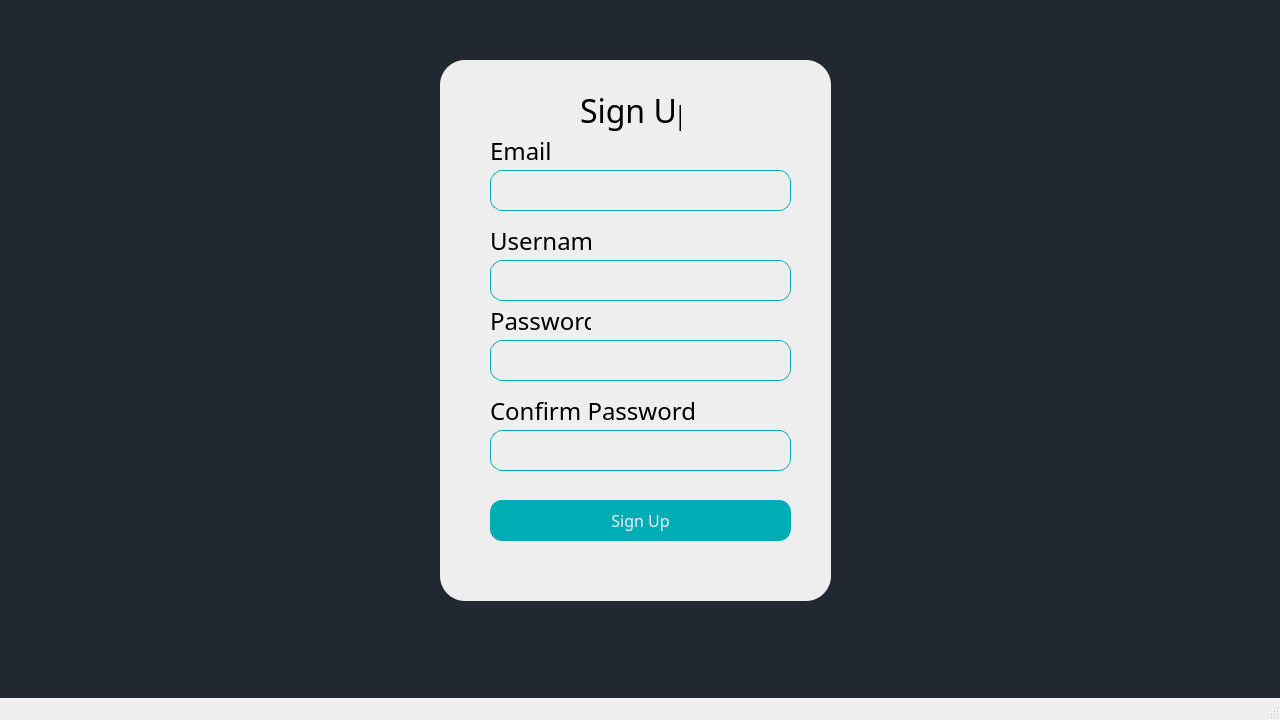
<?xml version="1.0" encoding="UTF-8"?>
<ui version="4.0">
 <class>SignUp</class>
 <widget class="QMainWindow" name="SignUp">
  <property name="geometry">
   <rect>
    <x>0</x>
    <y>0</y>
    <width>1280</width>
    <height>720</height>
   </rect>
  </property>
  <property name="font">
   <font>
    <family>Calibri Light</family>
   </font>
  </property>
  <property name="windowTitle">
   <string>MainWindow</string>
  </property>
  <widget class="QWidget" name="centralwidget">
   <property name="styleSheet">
    <string notr="true">background-color: rgb(34, 40, 49)</string>
   </property>
   <widget class="QWidget" name="login_background" native="true">
    <property name="geometry">
     <rect>
      <x>440</x>
      <y>60</y>
      <width>391</width>
      <height>541</height>
     </rect>
    </property>
    <property name="styleSheet">
     <string notr="true">background-color: rgb(238, 238, 238);
border-radius: 25px;
</string>
    </property>
    <widget class="QLabel" name="login_text">
     <property name="geometry">
      <rect>
       <x>140</x>
       <y>30</y>
       <width>101</width>
       <height>41</height>
      </rect>
     </property>
     <property name="font">
      <font>
       <family>Calibri Light</family>
       <pointsize>24</pointsize>
       <weight>50</weight>
       <bold>false</bold>
       <kerning>true</kerning>
      </font>
     </property>
     <property name="styleSheet">
      <string notr="true"/>
     </property>
     <property name="text">
      <string>Sign Up</string>
     </property>
    </widget>
    <widget class="QLineEdit" name="password_input_2">
     <property name="geometry">
      <rect>
       <x>50</x>
       <y>280</y>
       <width>301</width>
       <height>41</height>
      </rect>
     </property>
     <property name="styleSheet">
      <string notr="true">border: 1px solid rgb(0, 173, 181);
border-radius: 12px;</string>
     </property>
    </widget>
    <widget class="QLabel" name="password_text_2">
     <property name="geometry">
      <rect>
       <x>50</x>
       <y>250</y>
       <width>101</width>
       <height>21</height>
      </rect>
     </property>
     <property name="font">
      <font>
       <family>Calibri Light</family>
       <pointsize>18</pointsize>
       <weight>50</weight>
       <bold>false</bold>
       <kerning>true</kerning>
      </font>
     </property>
     <property name="styleSheet">
      <string notr="true"/>
     </property>
     <property name="text">
      <string>Password</string>
     </property>
    </widget>
    <widget class="QLineEdit" name="password_input">
     <property name="geometry">
      <rect>
       <x>50</x>
       <y>370</y>
       <width>301</width>
       <height>41</height>
      </rect>
     </property>
     <property name="styleSheet">
      <string notr="true">border: 1px solid rgb(0, 173, 181);
border-radius: 12px;</string>
     </property>
    </widget>
    <widget class="QLabel" name="password_text">
     <property name="geometry">
      <rect>
       <x>50</x>
       <y>340</y>
       <width>231</width>
       <height>21</height>
      </rect>
     </property>
     <property name="font">
      <font>
       <family>Calibri Light</family>
       <pointsize>18</pointsize>
       <weight>50</weight>
       <bold>false</bold>
       <kerning>true</kerning>
      </font>
     </property>
     <property name="styleSheet">
      <string notr="true"/>
     </property>
     <property name="text">
      <string>Confirm Password</string>
     </property>
    </widget>
    <widget class="QPushButton" name="signup_button">
     <property name="geometry">
      <rect>
       <x>50</x>
       <y>440</y>
       <width>301</width>
       <height>41</height>
      </rect>
     </property>
     <property name="font">
      <font>
       <family>Calibri Light</family>
       <pointsize>12</pointsize>
      </font>
     </property>
     <property name="styleSheet">
      <string notr="true">background-color: rgb(0, 173, 181);
border-radius: 12px;
color: rgb(238, 238, 238)
</string>
     </property>
     <property name="text">
      <string>Sign Up</string>
     </property>
    </widget>
    <widget class="QLabel" name="email_text">
     <property name="geometry">
      <rect>
       <x>50</x>
       <y>80</y>
       <width>101</width>
       <height>21</height>
      </rect>
     </property>
     <property name="font">
      <font>
       <family>Calibri Light</family>
       <pointsize>18</pointsize>
       <weight>50</weight>
       <bold>false</bold>
       <kerning>true</kerning>
      </font>
     </property>
     <property name="styleSheet">
      <string notr="true"/>
     </property>
     <property name="text">
      <string>Email</string>
     </property>
    </widget>
    <widget class="QLineEdit" name="username_input_2">
     <property name="geometry">
      <rect>
       <x>50</x>
       <y>200</y>
       <width>301</width>
       <height>41</height>
      </rect>
     </property>
     <property name="styleSheet">
      <string notr="true">border: 1px solid rgb(0, 173, 181);
border-radius: 12px;</string>
     </property>
    </widget>
    <widget class="QLabel" name="username_text_2">
     <property name="geometry">
      <rect>
       <x>50</x>
       <y>170</y>
       <width>101</width>
       <height>21</height>
      </rect>
     </property>
     <property name="font">
      <font>
       <family>Calibri Light</family>
       <pointsize>18</pointsize>
       <weight>50</weight>
       <bold>false</bold>
       <kerning>true</kerning>
      </font>
     </property>
     <property name="styleSheet">
      <string notr="true"/>
     </property>
     <property name="text">
      <string>Username</string>
     </property>
    </widget>
    <widget class="QLineEdit" name="email_input">
     <property name="geometry">
      <rect>
       <x>50</x>
       <y>110</y>
       <width>301</width>
       <height>41</height>
      </rect>
     </property>
     <property name="styleSheet">
      <string notr="true">border: 1px solid rgb(0, 173, 181);
border-radius: 12px;</string>
     </property>
    </widget>
   </widget>
  </widget>
  <widget class="QStatusBar" name="statusbar"/>
 </widget>
 <resources/>
 <connections/>
</ui>
